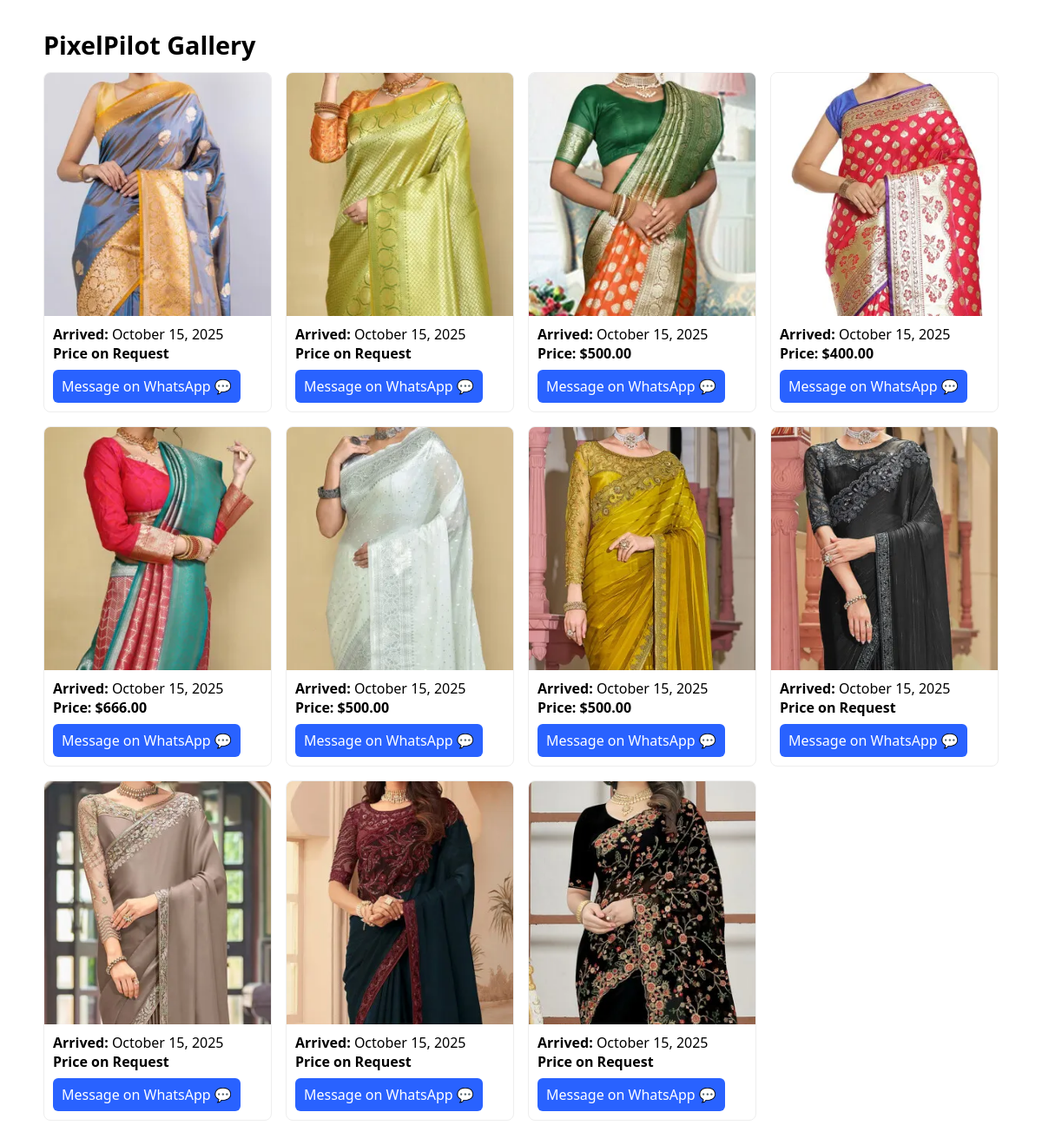
The page / on the database its author committed.
### tables this page shows
CREATE TABLE images (
    id INTEGER PRIMARY KEY AUTOINCREMENT,
    filename TEXT NOT NULL UNIQUE,
    status TEXT NOT NULL DEFAULT 'pending',
    price REAL,
    date_uploaded TIMESTAMP,
    trash_date TIMESTAMP
);

### app.py (the view)
@app.route('/')
def index():
    approved_rows = query_db(
        "SELECT id, filename, price, date_uploaded FROM images WHERE status = 'approved' ORDER BY date_uploaded DESC"
    )
    images = []
    for row in approved_rows:
        dv = row['date_uploaded']
        date_str = (
            dv.strftime('%B %d, %Y') if hasattr(dv, 'strftime') else (dv if dv else '')
        )
        images.append(
            {
                'id': row['id'],
                'filename': row['filename'],
                'price': row['price'],
                'date_str': date_str,
                'wa_link': generate_wa_link(row['filename']),
            }
        )
    return render_template('home.html', images=images)

### app.py (called while the page is built)
def get_db():
    conn = sqlite3.connect('site.db', detect_types=sqlite3.PARSE_DECLTYPES)
    conn.row_factory = sqlite3.Row
    return conn

def query_db(query, args=(), one=False):
    db = get_db()
    cur = db.execute(query, args)
    rv = cur.fetchall()
    cur.close()
    db.close()
    return (rv[0] if rv else None) if one else rv

def generate_wa_link(filename: str) -> str:
    base_text = 'Hello! I am interested in the image: '
    inquiry_text = f"{base_text}{filename}"
    encoded = quote_plus(inquiry_text)
    return f"https://wa.me/{WA_PHONE}?text={encoded}"

### templates/home.html (shortened to what this page needs)
<!doctype html>
<html lang="en">
  <head>
  </head>
  <body>
    <div class="container">
      <h1>PixelPilot Gallery</h1>
      {% if images and images|length > 0 %}
        <div class="grid">
          {% for image in images %}
            <div class="item">
              <img src="{{ url_for('serve_image', filename=image['filename']) }}" alt="{{ image['filename'] }}" />
              <div class="details">
                <div><strong>Arrived:</strong> {{ image['date_str'] }}</div>
                {% if image['price'] is not none %}
                  <div class="price">Price: ${{ '%.2f'|format(image['price']) }}</div>
                {% else %}
                  <div class="price">Price on Request</div>
                {% endif %}
                <a class="wa-button" href="{{ image['wa_link'] }}" target="_blank" rel="noopener noreferrer">Message on WhatsApp 💬</a>
              </div>
            </div>
          {% endfor %}
        </div>
      {% else %}
        <p class="empty">No approved images yet. Please check back soon.</p>
      {% endif %}
    </div>
  </body>
  </html>

### templates/home.html (style rules this page uses)
:root { --accent: #2962ff; }
body { font-family: system-ui, -apple-system, Segoe UI, Roboto, sans-serif; margin: 2rem; }
.container { max-width: 1100px; margin: 0 auto; }
h1 { font-size: 1.8rem; margin-bottom: 0.75rem; }
.grid { display: grid; grid-template-columns: repeat(auto-fill, minmax(220px, 1fr)); gap: 16px; }
.item { border: 1px solid #eee; border-radius: 8px; overflow: hidden; background: #fff; }
.item img { width: 100%; height: 280px; object-fit: cover; display: block; }
.details { padding: 10px; }
.price { font-weight: 600; }
.wa-button { display: inline-block; margin-top: 8px; color: #fff; background: var(--accent); padding: 8px 10px; border-radius: 6px; text-decoration: none; }

### rows shown on the page
images: filename (picture), date_str "October 15, 2025", shows "Price on Request"
images: filename (picture), date_str "October 15, 2025", shows "Price on Request"
images: filename (picture), date_str "October 15, 2025", price "500.00"
images: filename (picture), date_str "October 15, 2025", price "400.00"
images: filename (picture), date_str "October 15, 2025", price "666.00"
images: filename (picture), date_str "October 15, 2025", price "500.00"
images: filename (picture), date_str "October 15, 2025", price "500.00"
images: filename (picture), date_str "October 15, 2025", shows "Price on Request"
images: filename (picture), date_str "October 15, 2025", shows "Price on Request"
images: filename (picture), date_str "October 15, 2025", shows "Price on Request"
images: filename (picture), date_str "October 15, 2025", shows "Price on Request"
